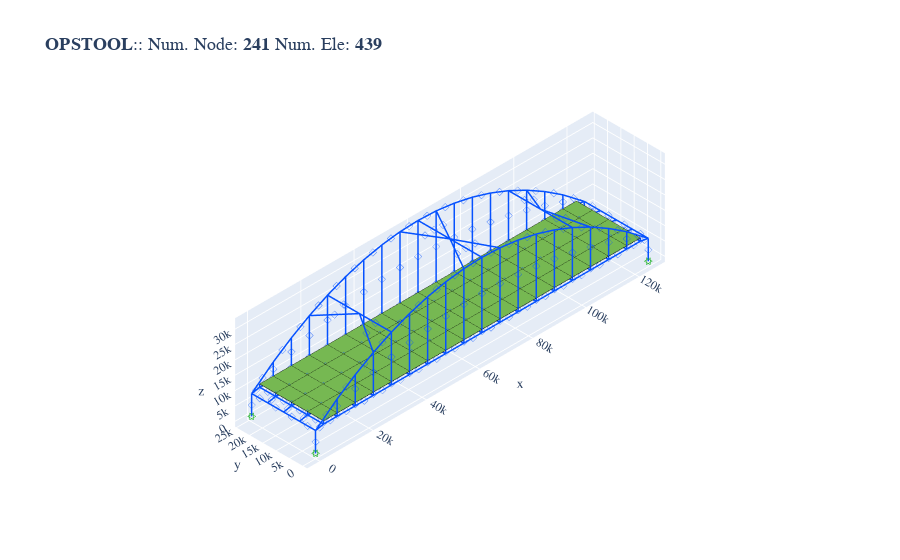

Notebook source saved alongside this figure:
### Code cell
fig = opsvis.plot_model()
fig.show()
# fig.write_html("**.html")

### Figure 1 — Plotly figure (JSON) as saved in the notebook; plotly's stock layout.template omitted (floating-point values rounded to 4 significant figures; data arrays with more than 128 entries replaced by an {"elided": "..."} marker saying what was removed)
{"data": [{"color": "#76b852", "hoverinfo": "skip", "i": {"elided": "144 int values"}, "j": {"elided": "144 int values"}, "k": {"elided": "144 int values"}, "name": "ShellMITC4", "opacity": 1, "type": "mesh3d", "x": {"elided": "288 float values"}, "y": {"elided": "288 float values"}, "z": {"elided": "288 float values"}}, {"connectgaps": false, "hoverinfo": "skip", "line": {"color": "black", "width": 1}, "mode": "lines", "name": "Edge", "type": "scatter3d", "x": {"elided": "432 float values"}, "y": {"elided": "432 float values"}, "z": {"elided": "432 float values"}}, {"connectgaps": false, "hoverinfo": "skip", "line": {"color": "#0652ff", "width": 3}, "mode": "lines", "name": "ElasticBeam3d", "type": "scatter3d", "x": {"elided": "1101 float values"}, "y": {"elided": "1101 float values"}, "z": {"elided": "1101 float values"}}, {"customdata": {"elided": "367 str values"}, "hovertemplate": "%{customdata}", "marker": {"color": "#0652ff", "size": 2, "symbol": "diamond-open"}, "mode": "markers", "name": "ElasticBeam3d", "type": "scatter3d", "x": {"elided": "367 float values"}, "y": {"elided": "367 float values"}, "z": {"elided": "367 float values"}}, {"customdata": ["eleTag: 368<br>connectedNodes:<br> [104 109 108 103]", "eleTag: 369<br>connectedNodes:<br> [103 108 107 102]", "eleTag: 370<br>connectedNodes:<br> [102 107 106 101]", "eleTag: 371<br>connectedNodes:<br> [101 106 105 100]", "eleTag: 372<br>connectedNodes:<br> [109 114 113 108]", "eleTag: 373<br>connectedNodes:<br> [108 113 112 107]", "eleTag: 374<br>connectedNodes:<br> [107 112 111 106]", "eleTag: 375<br>connectedNodes:<br> [106 111 110 105]", "eleTag: 376<br>connectedNodes:<br> [114 119 118 113]", "eleTag: 377<br>connectedNodes:<br> [113 118 117 112]", "eleTag: 378<br>connectedNodes:<br> [112 117 116 111]", "eleTag: 379<br>connectedNodes:<br> [111 116 115 110]", "eleTag: 380<br>connectedNodes:<br> [119 124 123 118]", "eleTag: 381<br>connectedNodes:<br> [118 123 122 117]", "eleTag: 382<br>connectedNodes:<br> [117 122 121 116]", "eleTag: 383<br>connectedNodes:<br> [116 121 120 115]", "eleTag: 384<br>connectedNodes:<br> [124 129 128 123]", "eleTag: 385<br>connectedNodes:<br> [123 128 127 122]", "eleTag: 386<br>connectedNodes:<br> [122 127 126 121]", "eleTag: 387<br>connectedNodes:<br> [121 126 125 120]", "eleTag: 388<br>connectedNodes:<br> [129 134 133 128]", "eleTag: 389<br>connectedNodes:<br> [128 133 132 127]", "eleTag: 390<br>connectedNodes:<br> [127 132 131 126]", "eleTag: 391<br>connectedNodes:<br> [126 131 130 125]", "eleTag: 392<br>connectedNodes:<br> [134 139 138 133]", "eleTag: 393<br>connectedNodes:<br> [133 138 137 132]", "eleTag: 394<br>connectedNodes:<br> [132 137 136 131]", "eleTag: 395<br>connectedNodes:<br> [131 136 135 130]", "eleTag: 396<br>connectedNodes:<br> [139 144 143 138]", "eleTag: 397<br>connectedNodes:<br> [138 143 142 137]", "eleTag: 398<br>connectedNodes:<br> [137 142 141 136]", "eleTag: 399<br>connectedNodes:<br> [136 141 140 135]", "eleTag: 400<br>connectedNodes:<br> [144 149 148 143]", "eleTag: 401<br>connectedNodes:<br> [143 148 147 142]", "eleTag: 402<br>connectedNodes:<br> [142 147 146 141]", "eleTag: 403<br>connectedNodes:<br> [141 146 145 140]", "eleTag: 404<br>connectedNodes:<br> [149 154 153 148]", "eleTag: 405<br>connectedNodes:<br> [148 153 152 147]", "eleTag: 406<br>connectedNodes:<br> [147 152 151 146]", "eleTag: 407<br>connectedNodes:<br> [146 151 150 145]", "eleTag: 408<br>connectedNodes:<br> [154 159 158 153]", "eleTag: 409<br>connectedNodes:<br> [153 158 157 152]", "eleTag: 410<br>connectedNodes:<br> [152 157 156 151]", "eleTag: 411<br>connectedNodes:<br> [151 156 155 150]", "eleTag: 412<br>connectedNodes:<br> [159 164 163 158]", "eleTag: 413<br>connectedNodes:<br> [158 163 162 157]", "eleTag: 414<br>connectedNodes:<br> [157 162 161 156]", "eleTag: 415<br>connectedNodes:<br> [156 161 160 155]", "eleTag: 416<br>connectedNodes:<br> [164 169 168 163]", "eleTag: 417<br>connectedNodes:<br> [163 168 167 162]", "eleTag: 418<br>connectedNodes:<br> [162 167 166 161]", "eleTag: 419<br>connectedNodes:<br> [161 166 165 160]", "eleTag: 420<br>connectedNodes:<br> [169 174 173 168]", "eleTag: 421<br>connectedNodes:<br> [168 173 172 167]", "eleTag: 422<br>connectedNodes:<br> [167 172 171 166]", "eleTag: 423<br>connectedNodes:<br> [166 171 170 165]", "eleTag: 424<br>connectedNodes:<br> [174 179 178 173]", "eleTag: 425<br>connectedNodes:<br> [173 178 177 172]", "eleTag: 426<br>connectedNodes:<br> [172 177 176 171]", "eleTag: 427<br>connectedNodes:<br> [171 176 175 170]", "eleTag: 428<br>connectedNodes:<br> [179 184 183 178]", "eleTag: 429<br>connectedNodes:<br> [178 183 182 177]", "eleTag: 430<br>connectedNodes:<br> [177 182 181 176]", "eleTag: 431<br>connectedNodes:<br> [176 181 180 175]", "eleTag: 432<br>connectedNodes:<br> [184 189 188 183]", "eleTag: 433<br>connectedNodes:<br> [183 188 187 182]", "eleTag: 434<br>connectedNodes:<br> [182 187 186 181]", "eleTag: 435<br>connectedNodes:<br> [181 186 185 180]", "eleTag: 436<br>connectedNodes:<br> [189 190 191 188]", "eleTag: 437<br>connectedNodes:<br> [188 191 192 187]", "eleTag: 438<br>connectedNodes:<br> [187 192 193 186]", "eleTag: 439<br>connectedNodes:<br> [186 193 194 185]"], "hovertemplate": "%{customdata}", "marker": {"color": "#76b852", "size": 2, "symbol": "diamond-open"}, "mode": "markers", "name": "ShellMITC4", "type": "scatter3d", "x": [5550.0, 5550.0, 5550.0, 5550.0, 11500.0, 11500.0, 11500.0, 11500.0, 18300.0, 18300.0, 18300.0, 18300.0, 25100.0, 25100.0, 25100.0, 25100.0, 31900.0, 31900.0, 31900.0, 31900.0, 38700.0, 38700.0, 38700.0, 38700.0, 45500.0, 45500.0, 45500.0, 45500.0, 52300.0, 52300.0, 52300.0, 52300.0, 59100.0, 59100.0, 59100.0, 59100.0, 65900.0, 65900.0, 65900.0, 65900.0, 72700.0, 72700.0, 72700.0, 72700.0, 79500.0, 79500.0, 79500.0, 79500.0, 86300.0, 86300.0, 86300.0, 86300.0, 93100.0, 93100.0, 93100.0, 93100.0, 99900.0, 99900.0, 99900.0, 99900.0, 106700.0, 106700.0, 106700.0, 106700.0, 113500.0, 113500.0, 113500.0, 113500.0, 119400.0, 119400.0, 119400.0, 119400.0], "y": [21000.0, 15000.0, 9000.0, 3000.0, 21000.0, 15000.0, 9000.0, 3000.0, 21000.0, 15000.0, 9000.0, 3000.0, 21000.0, 15000.0, 9000.0, 3000.0, 21000.0, 15000.0, 9000.0, 3000.0, 21000.0, 15000.0, 9000.0, 3000.0, 21000.0, 15000.0, 9000.0, 3000.0, 21000.0, 15000.0, 9000.0, 3000.0, 21000.0, 15000.0, 9000.0, 3000.0, 21000.0, 15000.0, 9000.0, 3000.0, 21000.0, 15000.0, 9000.0, 3000.0, 21000.0, 15000.0, 9000.0, 3000.0, 21000.0, 15000.0, 9000.0, 3000.0, 21000.0, 15000.0, 9000.0, 3000.0, 21000.0, 15000.0, 9000.0, 3000.0, 21000.0, 15000.0, 9000.0, 3000.0, 21000.0, 15000.0, 9000.0, 3000.0, 21000.0, 15000.0, 9000.0, 3000.0], "z": [9050.0, 9050.0, 9050.0, 9050.0, 9050.0, 9050.0, 9050.0, 9050.0, 9050.0, 9050.0, 9050.0, 9050.0, 9050.0, 9050.0, 9050.0, 9050.0, 9050.0, 9050.0, 9050.0, 9050.0, 9050.0, 9050.0, 9050.0, 9050.0, 9050.0, 9050.0, 9050.0, 9050.0, 9050.0, 9050.0, 9050.0, 9050.0, 9050.0, 9050.0, 9050.0, 9050.0, 9050.0, 9050.0, 9050.0, 9050.0, 9050.0, 9050.0, 9050.0, 9050.0, 9050.0, 9050.0, 9050.0, 9050.0, 9050.0, 9050.0, 9050.0, 9050.0, 9050.0, 9050.0, 9050.0, 9050.0, 9050.0, 9050.0, 9050.0, 9050.0, 9050.0, 9050.0, 9050.0, 9050.0, 9050.0, 9050.0, 9050.0, 9050.0, 9050.0, 9050.0, 9050.0, 9050.0]}, {"connectgaps": false, "hoverinfo": "skip", "line": {"color": "#15b01a", "width": 1}, "mode": "lines", "name": "BC", "type": "scatter3d", "x": [0.0, 0.0, 0.0, 0.0, 0.0, NaN, -745.0, 745.0, 745.0, -745.0, -745.0, NaN, -745.0, 745.0, 745.0, -745.0, -745.0, NaN, 125000.0, 125000.0, 125000.0, 125000.0, 125000.0, NaN, 124300.0, 125700.0, 125700.0, 124300.0, 124300.0, NaN, 124300.0, 125700.0, 125700.0, 124300.0, 124300.0, NaN, 0.0, 0.0, 0.0, 0.0, 0.0, NaN, -745.0, 745.0, 745.0, -745.0, -745.0, NaN, -745.0, 745.0, 745.0, -745.0, -745.0, NaN, 125000.0, 125000.0, 125000.0, 125000.0, 125000.0, NaN, 124300.0, 125700.0, 125700.0, 124300.0, 124300.0, NaN, 124300.0, 125700.0, 125700.0, 124300.0, 124300.0, NaN], "y": [-745.0, 745.0, 745.0, -745.0, -745.0, NaN, 0.0, 0.0, 0.0, 0.0, 0.0, NaN, -745.0, -745.0, 745.0, 745.0, -745.0, NaN, -745.0, 745.0, 745.0, -745.0, -745.0, NaN, 0.0, 0.0, 0.0, 0.0, 0.0, NaN, -745.0, -745.0, 745.0, 745.0, -745.0, NaN, 23260.0, 24740.0, 24740.0, 23260.0, 23260.0, NaN, 24000.0, 24000.0, 24000.0, 24000.0, 24000.0, NaN, 23260.0, 23260.0, 24740.0, 24740.0, 23260.0, NaN, 23260.0, 24740.0, 24740.0, 23260.0, 23260.0, NaN, 24000.0, 24000.0, 24000.0, 24000.0, 24000.0, NaN, 23260.0, 23260.0, 24740.0, 24740.0, 23260.0, NaN], "z": [-745.0, -745.0, 745.0, 745.0, -745.0, NaN, -745.0, -745.0, 745.0, 745.0, -745.0, NaN, 0.0, 0.0, 0.0, 0.0, 0.0, NaN, -745.0, -745.0, 745.0, 745.0, -745.0, NaN, -745.0, -745.0, 745.0, 745.0, -745.0, NaN, 0.0, 0.0, 0.0, 0.0, 0.0, NaN, -745.0, -745.0, 745.0, 745.0, -745.0, NaN, -745.0, -745.0, 745.0, 745.0, -745.0, NaN, 0.0, 0.0, 0.0, 0.0, 0.0, NaN, -745.0, -745.0, 745.0, 745.0, -745.0, NaN, -745.0, -745.0, 745.0, 745.0, -745.0, NaN, 0.0, 0.0, 0.0, 0.0, 0.0, NaN]}], "layout": {"autosize": true, "font": {"family": "Arial, sans-serif"}, "scene": {"aspectmode": "data", "aspectratio": {"x": 1, "y": 1, "z": 1}, "camera": {"eye": {"x": -3.5, "y": -3.5, "z": 3.5}, "projection": {"type": "orthographic"}}, "xaxis": {"showgrid": true, "visible": true, "zeroline": true}, "yaxis": {"showgrid": true, "visible": true, "zeroline": true}, "zaxis": {"showgrid": true, "visible": true, "zeroline": true}}, "showlegend": false, "title": {"font": {"family": "courier", "size": 18}, "text": "<b>OPSTOOL</b>:: Num. Node: <b>241</b> Num. Ele: <b>439</b>"}}}
